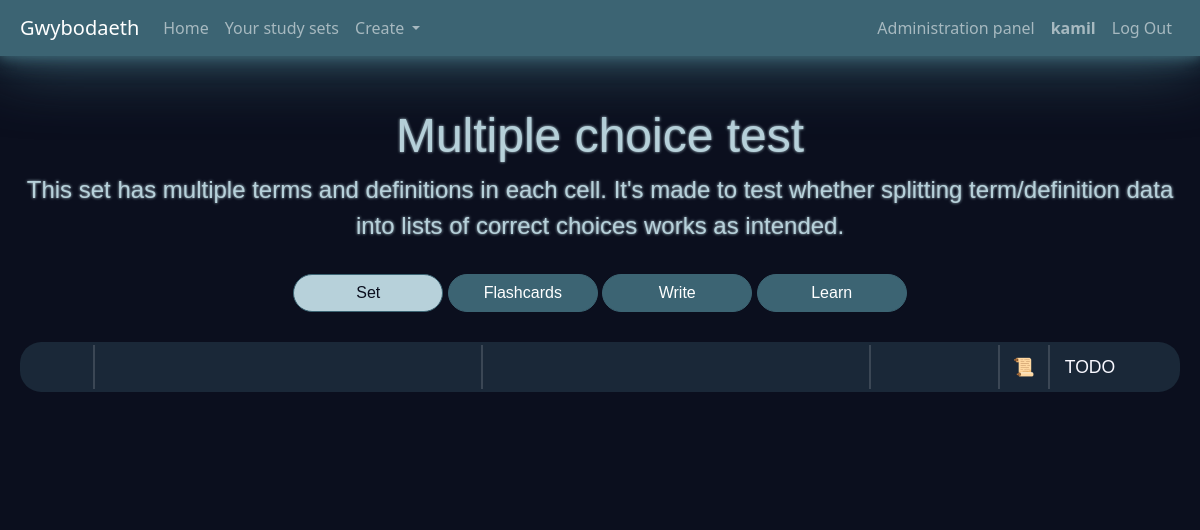
The app's page /set/10 (signed in) with its own data.
### Gwybodaeth/models.py (models this page shows, shortened)
class User(AbstractUser):
    def __str__(self):
        return f"{self.username}"

class Study_set(models.Model):
    author      = models.ForeignKey(User, on_delete=models.CASCADE, related_name="study_sets")
    description = models.CharField (max_length=1023)
    title       = models.CharField (max_length=127)
    defs_lang   = models.CharField (max_length=8)
    terms_lang  = models.CharField (max_length=8)
    terms       = models.JSONField ()
    timestamp   = models.DateTimeField(auto_now_add=True)

### Gwybodaeth/views.py (the view)
def study_set_view(request, study_set_id):
    require_method(request, 'GET')
    study_set = require_study_set(request, study_set_id)
    return render(request, "gwybodaeth/Simple/study_set.html", {
        "study_set": study_set,
    })

### Gwybodaeth/util.py (called while the page is built)
def require_method(request, method, status=400):
    if (type(method) is list) and (not request.method in method):
        return JsonResponse({"error": f"Request method must be one of the following:\
                            {', '.join(method)}."},
                            status=status)
    if not request.method == method:
        return JsonResponse({"error": f"{method} request required"},
                            status=status)

def get_object_if_exists(model, id):
    try:
        object = model.objects.get(pk=id)
    except ObjectDoesNotExist:
        return False
    return object

def require_study_set(request, study_set_id):
    study_set = get_object_if_exists(Study_set, study_set_id)
    if study_set:
        print("\n\n\n\nStudy set found!\n\n\n\n")
    else:
        print("\n\n\n\nStudy set not found!\n\n\n\n")
    if not study_set:
        return page_not_found(request, "Study set", study_set_id)
    return study_set

### Gwybodaeth/templates/gwybodaeth/Simple/study_set.html (shortened to what this page needs)
{% extends "gwybodaeth/Layout/layout.html" %}
{% load static %}
{% block body %}
  {% include "gwybodaeth/includable/study_set_header.html"      %}
  {% include "gwybodaeth/includable/study_set_description.html" %}
  {% include "gwybodaeth/includable/learning_options.html"      %}
  <div  id   ="study-items"
        class="study-items"
        data-ng-app       ="studySet"
        data-ng-controller="studySetController">
    <div  class         ="study-item
                          bg-moon-glass"
          data-ng-repeat="term in terms">
      <div  class       ="study-item-index"
            data-ng-bind="term.id">
      </div>
      <div  class       ="study-item-term"
            data-ng-bind="term.term">
      </div>
      <div  class       ="study-item-def"
            data-ng-bind="term.def">
      </div>
      <div  class       ="study-item-cat"
            data-ng-bind="term.cat">
      </div>
      <div  title="{[{term.note}]}"
            class  ="study-item-note">
        <span>&#128220</span>
      </div>
      <div class="study-item-options">
        TODO
      </div>
    </div>
  </div>
{% endblock %}

### Gwybodaeth/templates/gwybodaeth/includable/navbar.html (shortened to what this page needs)
<nav class="navbar
            fixed-top
            navbar-expand-lg
            navbar-dark
            bg-lleuad
            moonlight-stronk"
      id="navbar-main">
  <a  class="navbar-brand"
      href="{% url 'index' %}">Gwybodaeth</a>
  <ul class="navbar-nav me-auto">
    <li class="nav-item">
      <a  class="nav-link"
          href="{% url 'index' %}">Home</a>
    </li>
    {% if user.is_authenticated %}
    <li class="nav-item">
      <a  class="nav-link"
          href="{% url 'user-sets' user.username %}">Your study sets</a>
    </li>
    {% include "./navbar_create.html" %}
      {% endif %}
  </ul>
  <ul class="navbar-nav ms-auto">
  {% if user.is_authenticated %}
    {% if user.is_superuser %}
      <li class="nav-item">
        <a  href="/admin/"
            class="nav-link">Administration panel</a>
      </li>
    {% endif %}
    <li class="nav-item">
      <a  class="nav-link"
          href="">
          <strong>{{ user.username }}</strong>
      </a>
    </li>
    <li class="nav-item">
      <a  class="nav-link"
          href="{% url 'logout' %}">Log Out</a>
    </li>
  {% endif %}
  </ul>
</nav>

### Gwybodaeth/templates/gwybodaeth/includable/study_set_header.html
<div class="study-set-title text-lleuad-lawn">
  {{ study_set.title }}{% if subtitle %} - {{ subtitle }}{% endif %}
</div>

### Gwybodaeth/templates/gwybodaeth/includable/study_set_description.html
<div class="study-set-description text-lleuad-lawn">
  {{ study_set.description }}
</div>

### records on screen
User: username "kamil"
Study_set: title "Multiple choice test", description "This set has multiple terms and definitions in each cell. It's made to test whether splitting term/definition data into lists of correct choices works as intended."
